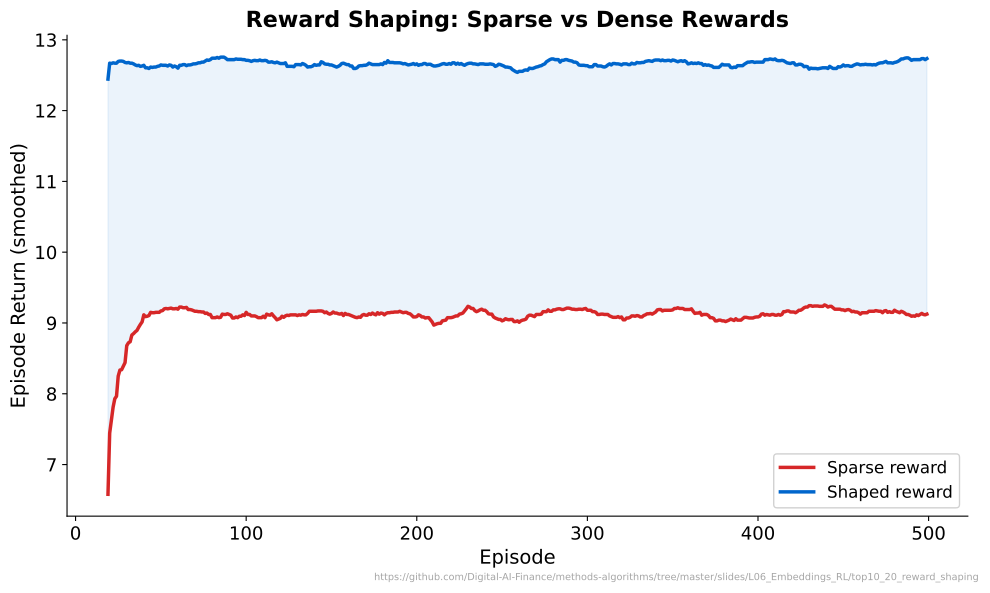

Write the Python code that produced this figure.
"""Reward Shaping: Sparse vs Dense Rewards - Compares Q-learning training with sparse vs shaped rewards."""
import matplotlib.pyplot as plt
import numpy as np
from pathlib import Path

CHART_METADATA = {
    "title": "Reward Shaping: Sparse vs Dense Rewards",
    "description": "Compares Q-learning episode returns with sparse reward vs distance-based shaped reward",
    "url": "https://github.com/Digital-AI-Finance/methods-algorithms/tree/master/slides/L06_Embeddings_RL/top10_20_reward_shaping"
}

plt.rcParams.update({
    'font.size': 14, 'axes.labelsize': 14, 'axes.titlesize': 16,
    'xtick.labelsize': 13, 'ytick.labelsize': 13, 'legend.fontsize': 13,
    'figure.figsize': (10, 6), 'figure.dpi': 150,
    'axes.spines.top': False, 'axes.spines.right': False,
})

MLPURPLE = '#3333B2'
MLBLUE = '#0066CC'
MLORANGE = '#FF7F0E'
MLGREEN = '#2CA02C'
MLRED = '#D62728'

np.random.seed(42)

grid_size = 5
n_states = grid_size * grid_size
n_actions = 4
goal_state = 24
alpha_lr = 0.1
gamma = 0.95
epsilon = 0.15
n_episodes = 500

def manhattan_dist(state, goal, grid_size):
    r1, c1 = divmod(state, grid_size)
    r2, c2 = divmod(goal, grid_size)
    return abs(r1 - r2) + abs(c1 - c2)

def step(state, action, grid_size):
    row, col = divmod(state, grid_size)
    if action == 0: row = max(0, row - 1)
    elif action == 1: row = min(grid_size - 1, row + 1)
    elif action == 2: col = max(0, col - 1)
    elif action == 3: col = min(grid_size - 1, col + 1)
    return row * grid_size + col

def run_qlearning(shaped=False):
    np.random.seed(42)
    Q = np.zeros((n_states, n_actions))
    episode_returns = []
    for ep in range(n_episodes):
        state = 0
        total_reward = 0.0
        for _ in range(100):
            if np.random.rand() < epsilon:
                action = np.random.randint(n_actions)
            else:
                action = np.argmax(Q[state])
            next_state = step(state, action, grid_size)
            done = next_state == goal_state

            if done:
                reward = 10.0
            elif shaped:
                # Shaped: bonus for reducing distance to goal
                d_old = manhattan_dist(state, goal_state, grid_size)
                d_new = manhattan_dist(next_state, goal_state, grid_size)
                reward = -0.1 + 0.5 * (d_old - d_new)
            else:
                reward = -0.1  # sparse: only step penalty

            Q[state, action] += alpha_lr * (reward + gamma * np.max(Q[next_state]) * (1 - done) - Q[state, action])
            total_reward += reward
            state = next_state
            if done:
                break
        episode_returns.append(total_reward)
    return episode_returns

sparse_returns = run_qlearning(shaped=False)
shaped_returns = run_qlearning(shaped=True)

# Smooth with rolling window
window = 20
def smooth(x, w):
    return np.convolve(x, np.ones(w) / w, mode='valid')

sparse_smooth = smooth(sparse_returns, window)
shaped_smooth = smooth(shaped_returns, window)
episodes = np.arange(window - 1, n_episodes)

fig, ax = plt.subplots(figsize=(10, 6))

ax.plot(episodes, sparse_smooth, color=MLRED, linewidth=2.5, label='Sparse reward')
ax.plot(episodes, shaped_smooth, color=MLBLUE, linewidth=2.5, label='Shaped reward')

# Light fill between
ax.fill_between(episodes, sparse_smooth, shaped_smooth, alpha=0.08, color=MLBLUE,
                where=shaped_smooth > sparse_smooth)

ax.set_title("Reward Shaping: Sparse vs Dense Rewards", fontsize=16, fontweight='bold')
ax.set_xlabel("Episode")
ax.set_ylabel("Episode Return (smoothed)")
ax.legend(loc='lower right', fontsize=12, framealpha=0.9)

plt.figtext(0.99, 0.01, CHART_METADATA['url'],
            fontsize=7, color='gray', ha='right', va='bottom', alpha=0.7)
plt.tight_layout()
plt.savefig(Path(__file__).parent / 'chart.pdf', dpi=300, bbox_inches='tight')
plt.close()
print("Chart saved: top10_20_reward_shaping/chart.pdf")
